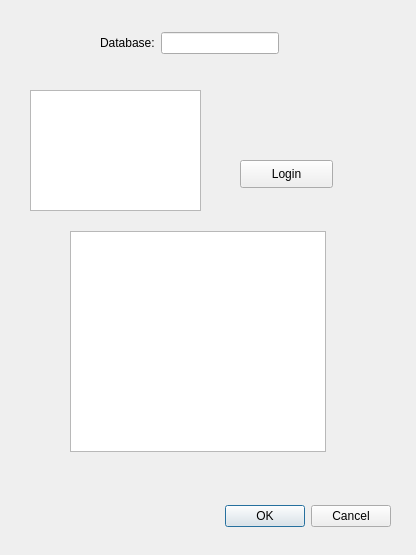
<?xml version="1.0" encoding="UTF-8"?>
<ui version="4.0">
 <class>QForesterDialogBase</class>
 <widget class="QDialog" name="QForesterDialogBase">
  <property name="geometry">
   <rect>
    <x>0</x>
    <y>0</y>
    <width>416</width>
    <height>555</height>
   </rect>
  </property>
  <property name="windowTitle">
   <string>Q Forester</string>
  </property>
  <widget class="QDialogButtonBox" name="button_box">
   <property name="geometry">
    <rect>
     <x>50</x>
     <y>500</y>
     <width>341</width>
     <height>32</height>
    </rect>
   </property>
   <property name="orientation">
    <enum>Qt::Horizontal</enum>
   </property>
   <property name="standardButtons">
    <set>QDialogButtonBox::Cancel|QDialogButtonBox::Ok</set>
   </property>
  </widget>
  <widget class="QWidget" name="layoutWidget_2">
   <property name="geometry">
    <rect>
     <x>100</x>
     <y>30</y>
     <width>179</width>
     <height>26</height>
    </rect>
   </property>
   <layout class="QHBoxLayout" name="horizontalLayout_3">
    <item>
     <layout class="QHBoxLayout" name="horizontalLayout">
      <item>
       <widget class="QLabel" name="lblDatabase">
        <property name="text">
         <string>Database:</string>
        </property>
       </widget>
      </item>
      <item>
       <widget class="QLineEdit" name="leUser"/>
      </item>
     </layout>
    </item>
   </layout>
  </widget>
  <widget class="QPushButton" name="pbLogin">
   <property name="geometry">
    <rect>
     <x>240</x>
     <y>160</y>
     <width>93</width>
     <height>28</height>
    </rect>
   </property>
   <property name="text">
    <string>Login</string>
   </property>
  </widget>
  <widget class="QListWidget" name="lstOwners">
   <property name="geometry">
    <rect>
     <x>70</x>
     <y>231</y>
     <width>256</width>
     <height>221</height>
    </rect>
   </property>
  </widget>
  <widget class="QListView" name="listView">
   <property name="geometry">
    <rect>
     <x>30</x>
     <y>90</y>
     <width>171</width>
     <height>121</height>
    </rect>
   </property>
  </widget>
 </widget>
 <resources/>
 <connections>
  <connection>
   <sender>button_box</sender>
   <signal>accepted()</signal>
   <receiver>QForesterDialogBase</receiver>
   <slot>accept()</slot>
   <hints>
    <hint type="sourcelabel">
     <x>20</x>
     <y>20</y>
    </hint>
    <hint type="destinationlabel">
     <x>20</x>
     <y>20</y>
    </hint>
   </hints>
  </connection>
  <connection>
   <sender>button_box</sender>
   <signal>rejected()</signal>
   <receiver>QForesterDialogBase</receiver>
   <slot>reject()</slot>
   <hints>
    <hint type="sourcelabel">
     <x>20</x>
     <y>20</y>
    </hint>
    <hint type="destinationlabel">
     <x>20</x>
     <y>20</y>
    </hint>
   </hints>
  </connection>
 </connections>
</ui>
